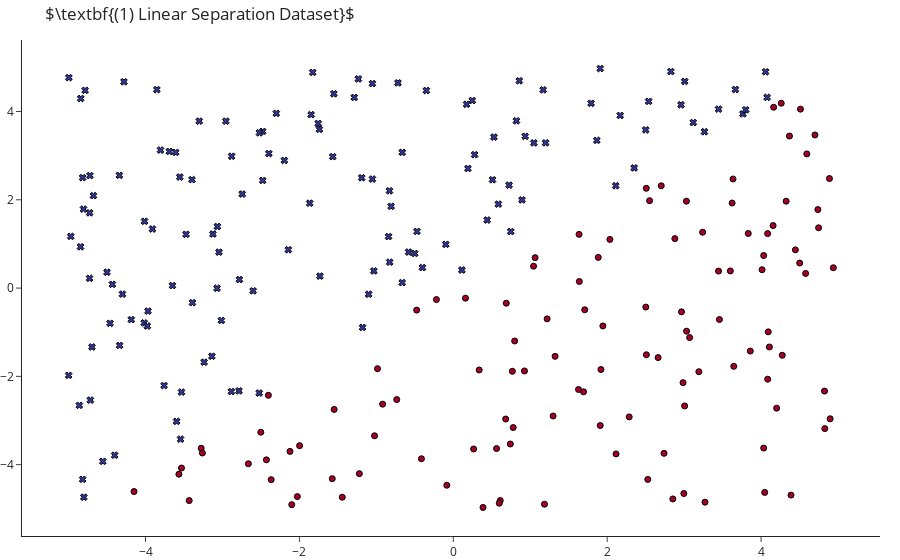

Notebook cell for this chart:
### Markdown cell above
## Generate Data Scenario
To load the desired dataset call corresponding function

### Code cell
np.random.seed(1)
m = 250
symbols = np.array(["circle", "x"])

def triangle():
    x = np.random.uniform(low=-5, high=5, size=(m, 2))
    return (x, np.array(x[:,0] < x[:,1], dtype=np.int)), "Linear Separation"
    
def circular(radius=9):
    x = np.random.uniform(low=-5, high=5, size=(m, 2))
    return (x, np.array(x[:,0]**2 + x[:,1]**2 <= radius, dtype=np.int)), "Circle"

def rectangles():
    x = np.random.uniform(low=-5, high=5, size=(m, 2))
    return (x, np.array( ((-5 <= x[:,0]) & (x[:,0] <= 0) & (-4 <= x[:,1]) & (x[:, 1] <= 0)) |
                         ((1 <= x[:,0])  & (x[:,0] <= 5) & (-1 <= x[:,1]) & (x[:, 1] <= 4)), dtype=np.int)), \
    "Two Rectangles"

def gaussians(p=.5):
    mu, cov = np.array([[-2,-2], [2,1]]), np.array([[[.6, .4], [.4, .6]], [[1.4, -0.9], [-0.9, .6 ]]])
    
    x, y = [], []
    for _ in range(m):
        y.append(int(np.random.uniform() <= p))
        x.append(np.random.multivariate_normal(mu[y[-1]], cov[y[-1]]))
    return (np.array(x), np.array(y)), "Two Gaussians"


def gaussians_non_linear():
    mu = [np.array([-5,-5]), np.array([-5,5]), np.array([5,-5]), np.array([5,5])]
    
    x, y = [], []
    for _m in range(m):
        y.append(int(np.random.choice([0,1,2,3])))
        x.append(mu[y[-1]] + np.random.multivariate_normal([0,0], [[1,0],[0,1]]))
    
    y = np.array(y)   
    return (np.array(x), np.logical_or(y == 1, y == 2).astype(int)), "Four Gaussians Two Classes"

def moons():
    return make_moons(n_samples=m, noise=0.2, random_state=0), "Moons"


# To load different datasets replace `triangle()` with one of the other possible datasets
(X, y), title = triangle()
lims = np.array([X.min(axis=0), X.max(axis=0)]).T + np.array([-.4, .4])

go.Figure(data=[go.Scatter(x=X[:,0], y=X[:,1], mode="markers", showlegend=False,
                           marker=dict(color=y, symbol=symbols[y], line=dict(color="black", width=1),
                                       colorscale=[custom[0], custom[-1]]))], 
          layout=go.Layout(title= rf"$\textbf{{(1) {title} Dataset}}$")).show()

### Figure 1 — Plotly figure (JSON) as saved in the notebook; plotly's stock layout.template omitted (floating-point values rounded to 4 significant figures; data arrays with more than 128 entries replaced by an {"elided": "..."} marker saying what was removed)
{"data": [{"marker": {"color": {"elided": "250 int values"}, "colorscale": [[0, "rgb(165,0,38)"], [1, "rgb(49,54,149)"]], "line": {"color": "black", "width": 1}, "symbol": {"elided": "250 str values"}}, "mode": "markers", "showlegend": false, "type": "scatter", "x": {"elided": "250 float values"}, "y": {"elided": "250 float values"}}], "layout": {"title": {"text": "$\\textbf{(1) Linear Separation Dataset}$"}}}
